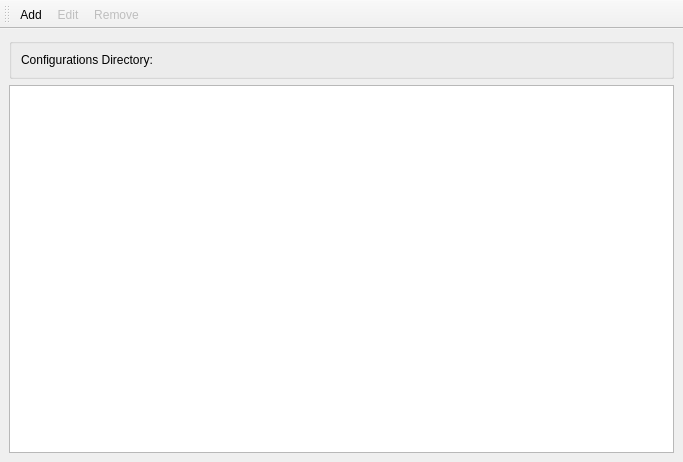
<?xml version="1.0" encoding="UTF-8"?>
<ui version="4.0">
 <class>PropertiesMainWindow</class>
 <widget class="QMainWindow" name="PropertiesMainWindow">
  <property name="geometry">
   <rect>
    <x>0</x>
    <y>0</y>
    <width>683</width>
    <height>462</height>
   </rect>
  </property>
  <property name="windowTitle">
   <string>Properties</string>
  </property>
  <widget class="QWidget" name="centralwidget">
   <layout class="QVBoxLayout" name="verticalLayout">
    <item>
     <widget class="QGroupBox" name="groupBox">
      <property name="title">
       <string/>
      </property>
      <layout class="QHBoxLayout" name="horizontalLayout">
       <item>
        <widget class="QLabel" name="label">
         <property name="sizePolicy">
          <sizepolicy hsizetype="Fixed" vsizetype="Preferred">
           <horstretch>0</horstretch>
           <verstretch>0</verstretch>
          </sizepolicy>
         </property>
         <property name="text">
          <string>Configurations Directory:</string>
         </property>
        </widget>
       </item>
       <item>
        <widget class="QLabel" name="m_directory">
         <property name="text">
          <string/>
         </property>
        </widget>
       </item>
      </layout>
     </widget>
    </item>
    <item>
     <widget class="Globe::PropertiesManagerView" name="m_view"/>
    </item>
   </layout>
   <zorder>m_view</zorder>
   <zorder>groupBox</zorder>
  </widget>
  <widget class="QToolBar" name="toolBar">
   <property name="windowTitle">
    <string>toolBar</string>
   </property>
   <attribute name="toolBarArea">
    <enum>TopToolBarArea</enum>
   </attribute>
   <attribute name="toolBarBreak">
    <bool>false</bool>
   </attribute>
   <addaction name="m_addAction"/>
   <addaction name="m_editAction"/>
   <addaction name="m_removeAction"/>
  </widget>
  <action name="m_addAction">
   <property name="icon">
    <iconset resource="resources.qrc">
     <normaloff>:/img/add_22x22.png</normaloff>:/img/add_22x22.png</iconset>
   </property>
   <property name="text">
    <string>Add</string>
   </property>
   <property name="toolTip">
    <string>Add New Propertie</string>
   </property>
  </action>
  <action name="m_removeAction">
   <property name="enabled">
    <bool>false</bool>
   </property>
   <property name="icon">
    <iconset resource="resources.qrc">
     <normaloff>:/img/remove_22x22.png</normaloff>:/img/remove_22x22.png</iconset>
   </property>
   <property name="text">
    <string>Remove</string>
   </property>
   <property name="toolTip">
    <string>Remove Selected Propertie</string>
   </property>
  </action>
  <action name="m_editAction">
   <property name="enabled">
    <bool>false</bool>
   </property>
   <property name="icon">
    <iconset resource="resources.qrc">
     <normaloff>:/img/edit_22x22.png</normaloff>:/img/edit_22x22.png</iconset>
   </property>
   <property name="text">
    <string>Edit</string>
   </property>
   <property name="toolTip">
    <string>Edit Properties</string>
   </property>
  </action>
 </widget>
 <customwidgets>
  <customwidget>
   <class>Globe::PropertiesManagerView</class>
   <extends>QTreeView</extends>
   <header>properties_manager_view.hpp</header>
  </customwidget>
 </customwidgets>
 <resources>
  <include location="resources.qrc"/>
  <include location="resources.qrc"/>
  <include location="resources.qrc"/>
 </resources>
 <connections/>
</ui>
